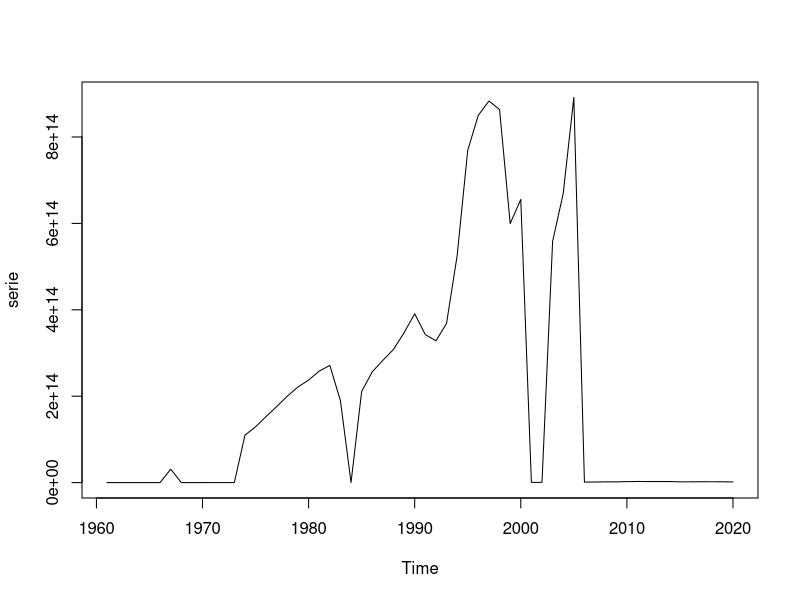
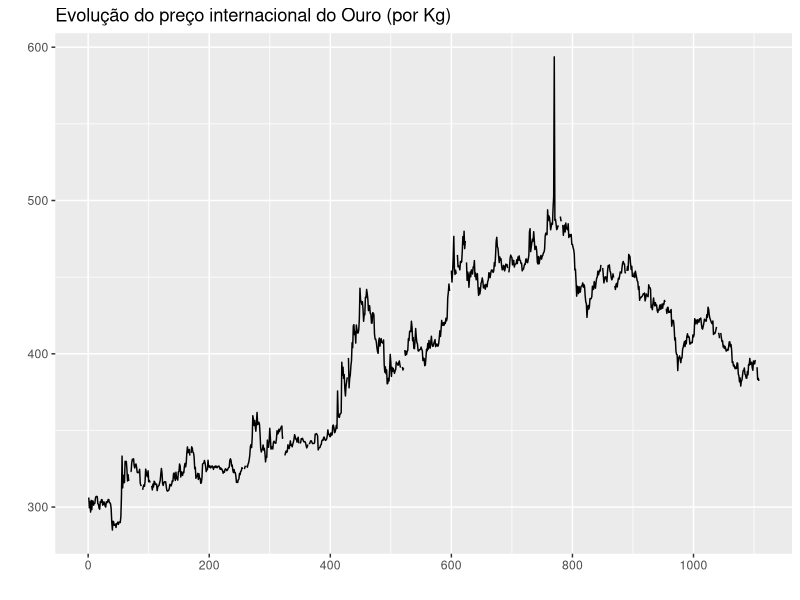
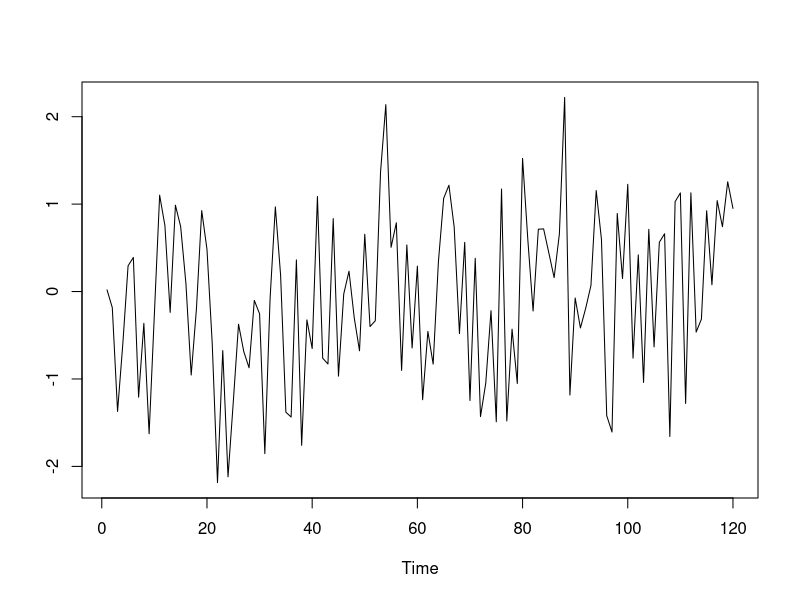
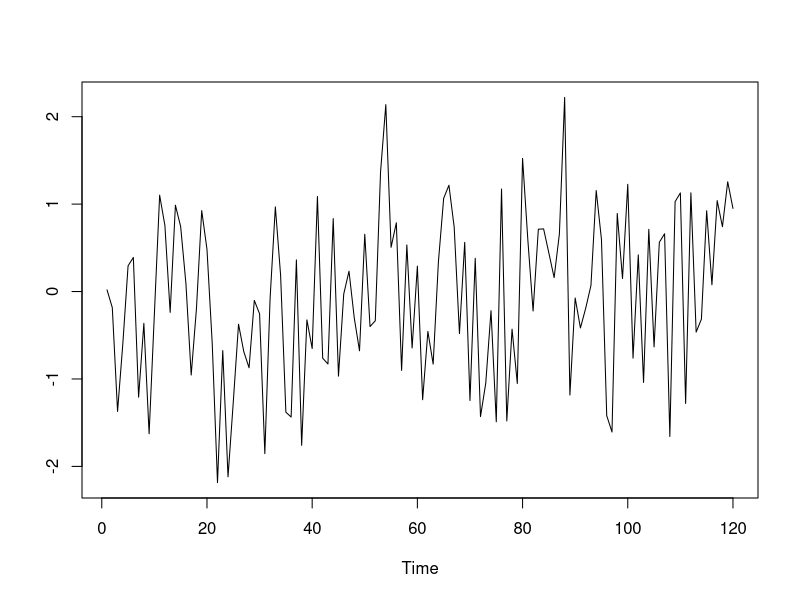
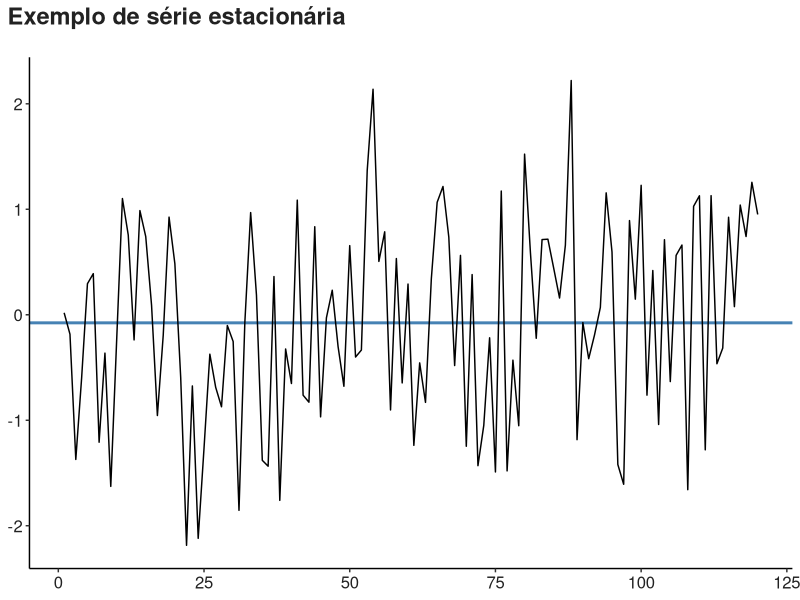

Source code (R) for these figures, in order:
library(tidyverse)
library(readxl)
library(lubridate)
library(forecast)

dados <- read_excel("serie-pib-brasil.xlsx")
dados$PIB <- as.double(dados$PIB)
dados$Ano <- as.integer(dados$Ano)

fonte <- "Fonte: Banco Mundial Data."

serie <- ts(dados$PIB, start = 1961, frequency = 1)

plot.ts(serie)



autoplot(gold) +
  labs(
    y = "",
    x = "",
    title = "Evolução do preço internacional do Ouro (por Kg)"
  )


set.seed(10)
pl <- plot.ts(arima.sim(list(1, 1, 0), n = 120), ylab = NULL)

png("serie-arima.png", width = 2200, height = 1300, res = 300, type = "cairo")
set.seed(10)
plot.ts(arima.sim(list(1, 1, 0), n = 120), ylab = NULL)
dev.off()





### Um exemplo de série temporal estacionária:
set.seed(10)
x <- arima.sim(list(1, 1, 0), n = 120)


pl <- ggplot(data = data.frame(x = seq_along(as.double(x)), y = as.double(x))) +
  geom_hline(
    size = 1,
    color = "steelblue",
    yintercept = mean(as.double(x))
  ) +
  geom_line(
    aes(x = x, y = y)
  ) +
  labs(title = "Exemplo de série estacionária") +
  theme_classic() +
  theme(
    axis.title = element_blank(),
    axis.text = element_text(color = "#222222", size = 12),
    plot.title = element_text(color = "#222222", size = 17, face = "bold", margin = margin(b = 20)),
    plot.title.position = "plot"
  )

png("exemplo-serie-estacionaria.png", width = 2200, height = 1300, res = 300, type = "cairo")
print(pl)
dev.off()


### Podemos utilizar um teste ADF (Augmented Dickey-Fuller) para testarmos
### se essa série é de fato estacionária.

### O pacote `urca` nos oferece a função `ur.df()` que é capaz de calcular
### tal teste. Perceba pelos resultados do teste calculado abaixo, que a série `x` é
### de fato uma série estacionária.
urca::summary(urca::ur.df(x, type = "none"))
